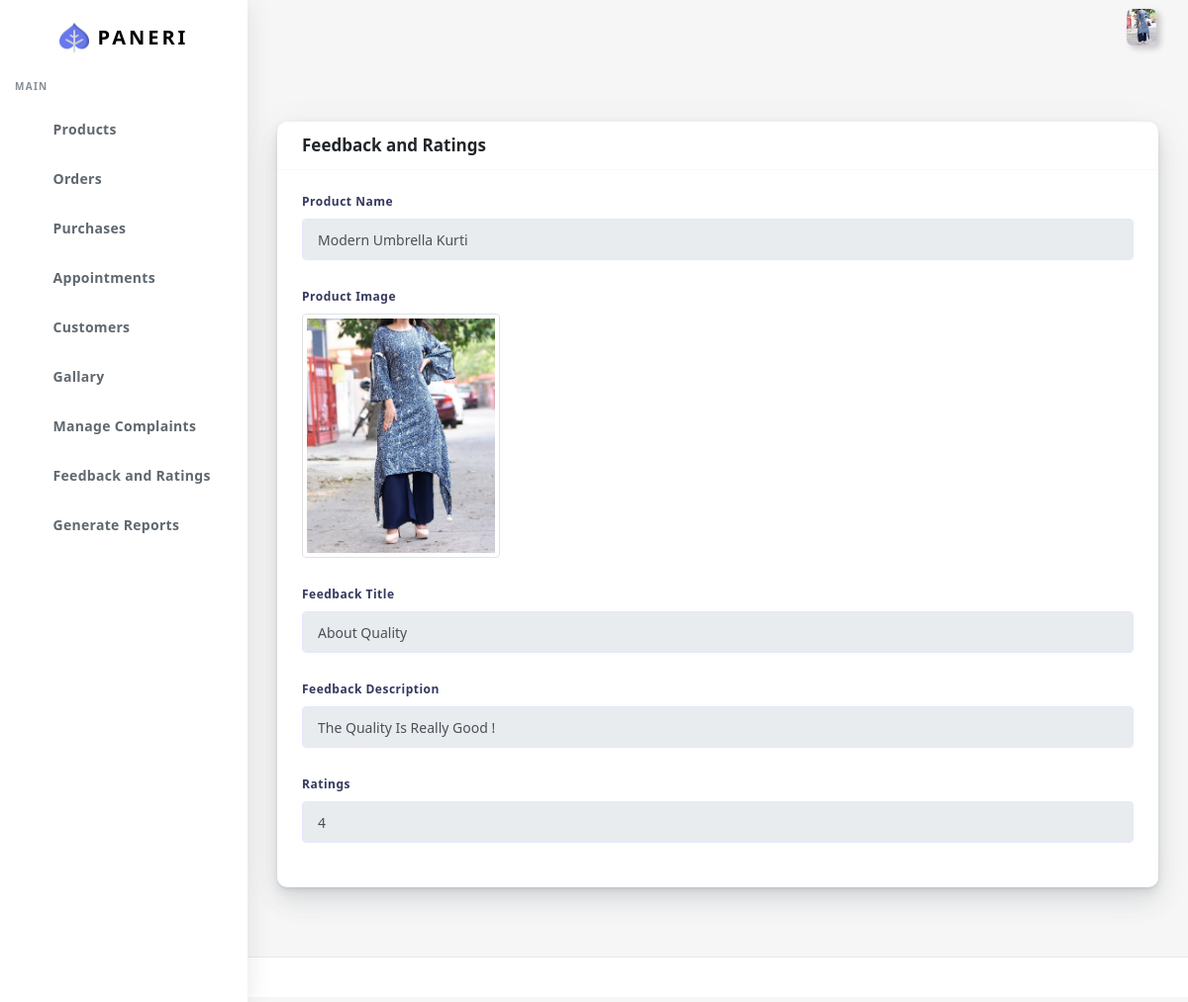
Screenshot of /viewfeed/9/9 (signed in) with the database file from the repository.
### customer/models.py (models this page shows, shortened)
class UserBase(models.Model):
    user_id=models.OneToOneField(User,on_delete=CASCADE,primary_key=True)
    first_name=models.CharField(max_length=45)
    last_name=models.CharField(max_length=45)
    gender=models.BooleanField(default="Not Specified")
    dob=models.DateField(default="Not Specified")
    cus_add1=models.TextField(null=True,blank=True)
    cus_add2=models.TextField(null=True,blank=True)
    pincode=models.IntegerField()
    Cus_phone=models.CharField(max_length=10)
    profile=models.ImageField(upload_to="profileImages/",max_length=1500)
    area_id=models.ForeignKey(Area,on_delete=CASCADE)
    class meta:
        ordering = ['user_id']

class Feedback(models.Model):
    userbase=models.ForeignKey(UserBase,on_delete=CASCADE,null=False)
    product_id=models.ForeignKey(Product,on_delete=CASCADE,null=False)
    fb_title=models.CharField(max_length=45)
    fb_desc=models.TextField()
    fb_date=models.DateTimeField(auto_now=True)
    class Meta:
        unique_together = (('userbase', 'product_id'),)

class Product(models.Model):
    product_name=models.CharField(max_length=45)
    price=models.IntegerField()
    qty_on_hand=models.IntegerField()
    discount=models.FloatField(null=True)
    desc=models.TextField()
    product_img=models.ImageField(upload_to="ProductImg/",max_length=100)
    size_id=models.ForeignKey('ProductSize',on_delete=CASCADE,null=False)
    color_id=models.ForeignKey('ProductColor',on_delete=CASCADE,null=False)
    company_id=models.ForeignKey(Company,on_delete=CASCADE)
    cat_id=models.ForeignKey('Category',on_delete=CASCADE)
    class Meta:
        ordering = ['id']
        unique_together = (('size_id','id', 'color_id'),)

class Rating(models.Model):
    userbase=models.ForeignKey(UserBase,on_delete=CASCADE,null=False)
    product_id=models.ForeignKey(Product,on_delete=CASCADE,null=False)
    value=models.CharField(max_length=1)
    class Meta:
        unique_together = (('userbase', 'product_id'),)

### customer/views.py (the view)
# urls.py: path("viewfeed/<int:fid>/<int:rid>",views.viewfeed,name="viewfeed"),
@login_required(login_url='sign-in')
def viewfeed(request,fid,rid):
    checklocal(request)
    feed=Feedback.objects.get(id=fid)
    rat=Rating.objects.get(id=rid)
    return render(request,"Mainadmin/view_feed_rat.html",{'feed':feed,'rat':rat})

### customer/views.py (called while the page is built)
def checklocal(request):
    if request.user.is_staff==False:
        logout(request)

### customer/templates/Mainadmin/view_feed_rat.html (shortened to what this page needs)
{% extends "Mainadmin/index.html" %}
{% load static %}
{% block body %}
      <div class="main-content">
        <section class="section">
          <div class="section-body">
             <div class="card">
                  <div class="card-header">
                    <h4>Feedback and Ratings</h4>
                  </div>
                  <div class="card-body">
                    <div class="form-group">
                      <label>Product Name</label>
                      <input type="text" class="form-control" pattern="[a-zA-Z\s]" title="Name should be in aplphabets and spaces only!" value="{{feed.product_id.product_name}}" readonly>
                    </div>
                    <div class="form-group">
                      <label>Product Image</label><br>
                      <div style="width: 200px; max-width: 300px;">
                        <img src="/media/{{feed.product_id.product_img}}" class="img-thumbnail rounded"  alt="image here">
                        </div>
                    </div>
                    <div class="form-group">
                      <label>Feedback Title</label>
                      <input type="text" class="form-control" value="{{feed.fb_title}}" readonly>
                    </div>
                    <div class="form-group">
                      <label>Feedback Description</label>
                      <input type="text" class="form-control" value="{{feed.fb_desc}}" readonly>
                    </div>
                    <div class="form-group">
                      <label>Ratings</label>
                      <input type="text" class="form-control" value="{{rat.value}}" readonly>
                    </div>
                </div>
              </div>
          </div>
        </section>
      </div>
      <footer class="main-footer">
      </footer>
   {% endblock body %}

### customer/templates/Mainadmin/index.html (shortened to what this page needs)
{% load static %}
<!DOCTYPE html>
<html lang="en">
<head>
  <link rel="stylesheet" href="{% static 'customer/assets/css/app.min.css' %} ">
  <link rel="stylesheet" href="{% static 'customer/assets/bundles/datatables/datatables.min.css' %} ">
  <link rel="stylesheet" href="{% static 'customer/assets/bundles/datatables/dataTables.bootstrap4.min.css' %} ">
  <link rel="stylesheet" href="{% static 'customer/assets/bundles/datatables/select.bootstrap4.min.css' %} ">
  <link rel="stylesheet" href="{% static 'customer/assets/css/style.css' %} ">
  <link rel="stylesheet" href="{% static 'customer/assets/css/components.css' %} ">
  <link rel="stylesheet" href="{% static 'customer/assets/css/custom.css' %} ">
</head>
<body>
  <div id="app">
    <div class="main-wrapper main-wrapper-1">
      <div class="navbar-bg"></div>
      <nav class="navbar navbar-expand-lg main-navbar sticky">
        <div class="form-inline mr-auto">
          <ul class="navbar-nav mr-3">
            <li><a href="#" data-toggle="sidebar" class="nav-link nav-link-lg
									collapse-btn"> </a></li>
            <li><a href="#" class="nav-link nav-link-lg fullscreen-btn">
              </a></li>
          </ul>
        </div>
        <ul class="navbar-nav navbar-right">
          <li class="dropdown dropdown-list-toggle"><a href="" id="read" data-toggle="dropdown"
            class="nav-link notification-toggle nav-link-lg"><i data-feather="bell" class="bell"></i>
          </a>
        </li>
          <li class="dropdown"><a href="#" data-toggle="dropdown"
              class="nav-link dropdown-toggle nav-link-lg nav-link-user"> <img alt="image" src="/media/{{request.user.userbase.profile}} "
                class="user-img-radious-style"> </a>
          </li>
        </ul>
      </nav>
      <div class="main-sidebar sidebar-style-2">
        <aside id="sidebar-wrapper">
          <div class="sidebar-brand">
            <a href="{% url 'index' %}"> <img alt="image" src="{% static 'customer/assets/img/logo.png' %} " class="header-logo" /> <span
                class="logo-name">Paneri</span>
            </a>
          </div>
          <ul class="sidebar-menu">
            <li class="menu-header">Main</li>
            <li ><a class="nav-link" href="{% url 'products' %}"><span>Products</span></a></li>
            <li class="dropdown">
              <a href="#" class="menu-toggle nav-link has-dropdown"><span>Orders</span></a>
            </li>
            <li class="dropdown">
              <a href="#" class="menu-toggle nav-link has-dropdown"><span>Purchases</span></a>
            </li>
            <li><a href="{% url 'appointment' %}" class="nav-link"><span>Appointments</span></a></li>
            <li><a href="{% url 'customers' %}" class="nav-link"><span>Customers</span></a></li>
            <li><a href="{% url 'gallary' %}" class="nav-link"><span>Gallary</span></a></li>
            <li><a href="{% url 'complaints' %}" class="nav-link"><span>Manage Complaints</span></a></li>
            <li><a href="{% url 'feedback' %}" class="nav-link"><span>Feedback and Ratings</span></a></li>
            <li><a class="nav-link" href="{% url 'gen_reports' %}"> <span class="icon-name">Generate Reports</span></a></li>
          </ul>
        </aside>
      </div>
       </div>
      {% block body %}
      {% endblock body %}
  </div>
</body>
</html>

### rows the page displays
Feedback: product_id.product_name "Modern Umbrella Kurti", product_id.product_img (picture), fb_title "About Quality", fb_desc "The Quality Is Really Good !"
Rating: value "4"
